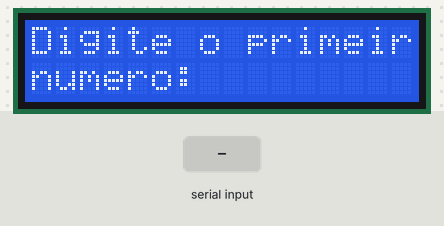
The sketch below on a simulated Arduino Uno, built with avr-gcc and run on an emulated ATmega328P. On the bench: 16×2 character LCD. Inputs (shaded band) come from the test bench.

Above: at 1.2 s.
1.3 s: "90,45\n" received over Serial
At 3.5 s:
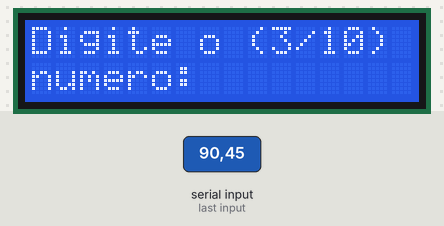
3.8 s: "30,150\n" received over Serial
At 5.4 s:
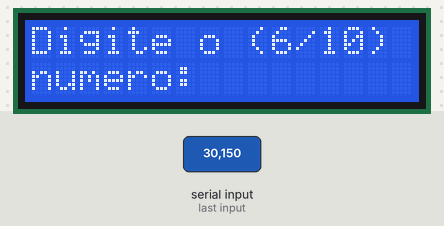
Timing chart, 0 to 6.9 s (numbered marks = the images above; inputs shaded):
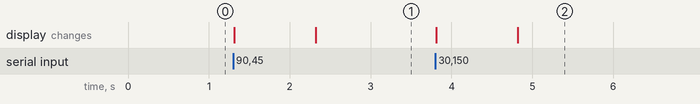

Measured:
- after the input at 1.3 s, the display: first changes at once (image 1 shows a later state)
- after the input at 3.8 s, the display: first changes at once (image 2 shows a later state)

The sketch:

Ex3.ino
```cpp
#include <LiquidCrystal.h>

LiquidCrystal lcd(12, 11, 5, 4, 3, 2);

void setup(){
    lcd.begin(16, 2);
    Serial.begin(9600);
}
void loop(){
    int nums[10];
    int soma, media;

    lcd.clear();
    lcd.setCursor(0, 0);
    lcd.print("Digite o primeiro");
    lcd.setCursor(0, 1);
    lcd.print("numero: ");

    while(!Serial.available());
    nums[0] = Serial.parseInt();

    for(int i=0; i<10; i++) {
        lcd.clear();
        lcd.setCursor(0, 0);
        lcd.print("Digite o (");
        lcd.print(i+1);
        lcd.print("/10)");
        lcd.setCursor(0, 1);
        lcd.print("numero: ");

        while(!Serial.available());
        nums[i] = Serial.parseInt();
    }

    for(int i=0; i<10; i++) {
        soma += nums[i];
    }

    media = soma/10;

    lcd.clear();
    lcd.setCursor(0, 0);
    lcd.print("Media: ");
    lcd.print(media);
    delay(5000);

    Serial.print("A media dos valores lidos foi: ");
    Serial.println(media);
}
```
